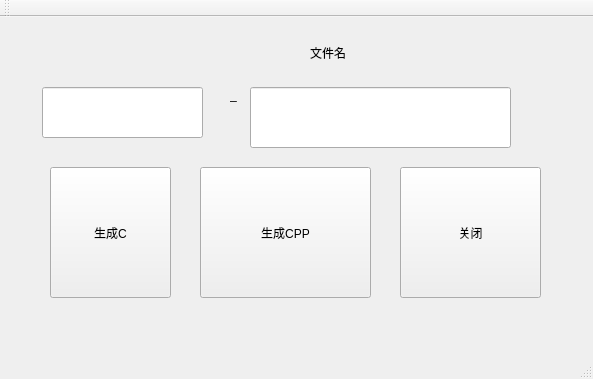
<?xml version="1.0" encoding="UTF-8"?>
<ui version="4.0">
 <class>GenSrcWnd</class>
 <widget class="QMainWindow" name="GenSrcWnd">
  <property name="geometry">
   <rect>
    <x>0</x>
    <y>0</y>
    <width>593</width>
    <height>379</height>
   </rect>
  </property>
  <property name="windowTitle">
   <string>代码助手</string>
  </property>
  <widget class="QWidget" name="centralWidget">
   <widget class="QPushButton" name="genCFilesPushBtn">
    <property name="geometry">
     <rect>
      <x>50</x>
      <y>150</y>
      <width>121</width>
      <height>131</height>
     </rect>
    </property>
    <property name="text">
     <string>生成C</string>
    </property>
   </widget>
   <widget class="QLabel" name="filenameLabel">
    <property name="geometry">
     <rect>
      <x>310</x>
      <y>30</y>
      <width>36</width>
      <height>12</height>
     </rect>
    </property>
    <property name="text">
     <string>文件名</string>
    </property>
   </widget>
   <widget class="QLineEdit" name="execLineEdit">
    <property name="geometry">
     <rect>
      <x>42</x>
      <y>70</y>
      <width>161</width>
      <height>51</height>
     </rect>
    </property>
   </widget>
   <widget class="QLineEdit" name="filenameLineEdit">
    <property name="geometry">
     <rect>
      <x>250</x>
      <y>70</y>
      <width>261</width>
      <height>61</height>
     </rect>
    </property>
   </widget>
   <widget class="QLabel" name="label_3">
    <property name="geometry">
     <rect>
      <x>230</x>
      <y>70</y>
      <width>16</width>
      <height>16</height>
     </rect>
    </property>
    <property name="text">
     <string>_</string>
    </property>
   </widget>
   <widget class="QPushButton" name="closePushBtn">
    <property name="geometry">
     <rect>
      <x>400</x>
      <y>150</y>
      <width>141</width>
      <height>131</height>
     </rect>
    </property>
    <property name="text">
     <string>关闭</string>
    </property>
   </widget>
   <widget class="QPushButton" name="genCppFilePushBtn">
    <property name="geometry">
     <rect>
      <x>200</x>
      <y>150</y>
      <width>171</width>
      <height>131</height>
     </rect>
    </property>
    <property name="text">
     <string>生成CPP</string>
    </property>
   </widget>
   <widget class="QWidget" name="">
    <property name="geometry">
     <rect>
      <x>100</x>
      <y>30</y>
      <width>68</width>
      <height>14</height>
     </rect>
    </property>
    <layout class="QGridLayout" name="gridLayout">
     <item row="0" column="0">
      <widget class="QLabel" name="execLable">
       <property name="text">
        <string>动作</string>
       </property>
      </widget>
     </item>
    </layout>
   </widget>
  </widget>
  <widget class="QMenuBar" name="menuBar">
   <property name="geometry">
    <rect>
     <x>0</x>
     <y>0</y>
     <width>593</width>
     <height>17</height>
    </rect>
   </property>
  </widget>
  <widget class="QToolBar" name="mainToolBar">
   <attribute name="toolBarArea">
    <enum>TopToolBarArea</enum>
   </attribute>
   <attribute name="toolBarBreak">
    <bool>false</bool>
   </attribute>
  </widget>
  <widget class="QStatusBar" name="statusBar"/>
 </widget>
 <layoutdefault spacing="6" margin="11"/>
 <resources/>
 <connections/>
</ui>
